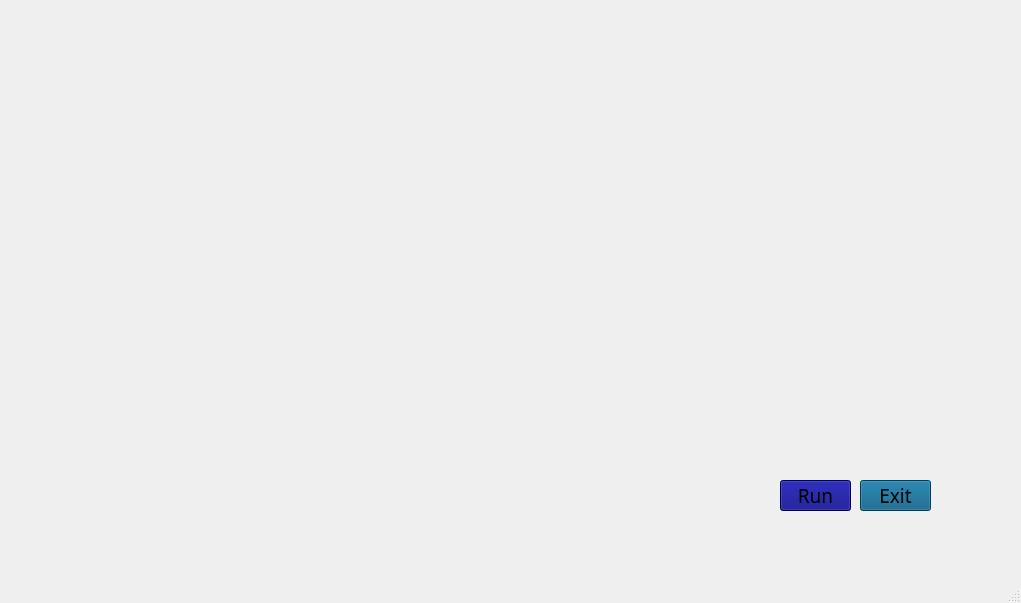
<?xml version="1.0" encoding="UTF-8"?>
<ui version="4.0">
 <class>MainWindow</class>
 <widget class="QMainWindow" name="MainWindow">
  <property name="geometry">
   <rect>
    <x>0</x>
    <y>0</y>
    <width>1021</width>
    <height>603</height>
   </rect>
  </property>
  <property name="windowTitle">
   <string>MainWindow</string>
  </property>
  <widget class="QWidget" name="centralwidget">
   <widget class="QLabel" name="label">
    <property name="geometry">
     <rect>
      <x>0</x>
      <y>0</y>
      <width>1021</width>
      <height>601</height>
     </rect>
    </property>
    <property name="text">
     <string/>
    </property>
    <property name="pixmap">
     <pixmap>Photos/pure-black-background-f82588d3.jpg</pixmap>
    </property>
    <property name="scaledContents">
     <bool>true</bool>
    </property>
   </widget>
   <widget class="QPushButton" name="pushButton">
    <property name="geometry">
     <rect>
      <x>780</x>
      <y>480</y>
      <width>71</width>
      <height>31</height>
     </rect>
    </property>
    <property name="font">
     <font>
      <family>RocknRoll One</family>
      <pointsize>14</pointsize>
      <weight>50</weight>
      <bold>false</bold>
     </font>
    </property>
    <property name="styleSheet">
     <string notr="true">background-color: rgb(0, 0, 127);
</string>
    </property>
    <property name="text">
     <string>Run</string>
    </property>
   </widget>
   <widget class="QPushButton" name="pushButton_2">
    <property name="geometry">
     <rect>
      <x>860</x>
      <y>480</y>
      <width>71</width>
      <height>31</height>
     </rect>
    </property>
    <property name="font">
     <font>
      <family>RocknRoll One</family>
      <pointsize>14</pointsize>
     </font>
    </property>
    <property name="styleSheet">
     <string notr="true">background-color: rgb(0, 85, 127);</string>
    </property>
    <property name="text">
     <string>Exit</string>
    </property>
   </widget>
   <widget class="QTextBrowser" name="textBrowser">
    <property name="geometry">
     <rect>
      <x>490</x>
      <y>20</y>
      <width>231</width>
      <height>41</height>
     </rect>
    </property>
    <property name="styleSheet">
     <string notr="true">background:transparent;
border-radius:none</string>
    </property>
   </widget>
   <widget class="QTextBrowser" name="textBrowser_2">
    <property name="geometry">
     <rect>
      <x>730</x>
      <y>20</y>
      <width>231</width>
      <height>41</height>
     </rect>
    </property>
    <property name="styleSheet">
     <string notr="true">background:transparent;
border-radius:none</string>
    </property>
   </widget>
   <widget class="QLabel" name="label_3">
    <property name="geometry">
     <rect>
      <x>0</x>
      <y>10</y>
      <width>331</width>
      <height>131</height>
     </rect>
    </property>
    <property name="text">
     <string/>
    </property>
    <property name="pixmap">
     <pixmap>Photos/GrotesqueFondBufeo-size_restricted.gif</pixmap>
    </property>
    <property name="scaledContents">
     <bool>true</bool>
    </property>
   </widget>
   <widget class="QLabel" name="label_2">
    <property name="geometry">
     <rect>
      <x>10</x>
      <y>220</y>
      <width>331</width>
      <height>161</height>
     </rect>
    </property>
    <property name="text">
     <string/>
    </property>
    <property name="pixmap">
     <pixmap>Photos/abstract-tech-sci-fi-hologram-frame-template-design-background_115579-397.jpg</pixmap>
    </property>
    <property name="scaledContents">
     <bool>true</bool>
    </property>
   </widget>
   <widget class="QLabel" name="label_4">
    <property name="geometry">
     <rect>
      <x>10</x>
      <y>380</y>
      <width>331</width>
      <height>161</height>
     </rect>
    </property>
    <property name="text">
     <string/>
    </property>
    <property name="pixmap">
     <pixmap>Photos/abstract-tech-sci-fi-hologram-frame-template-design-background_115579-397.jpg</pixmap>
    </property>
    <property name="scaledContents">
     <bool>true</bool>
    </property>
   </widget>
   <widget class="QLabel" name="label_5">
    <property name="geometry">
     <rect>
      <x>360</x>
      <y>150</y>
      <width>331</width>
      <height>191</height>
     </rect>
    </property>
    <property name="text">
     <string/>
    </property>
    <property name="pixmap">
     <pixmap>Photos/GoldenPoisedHerculesbeetle-small.gif</pixmap>
    </property>
    <property name="scaledContents">
     <bool>true</bool>
    </property>
   </widget>
   <widget class="QLabel" name="label_6">
    <property name="geometry">
     <rect>
      <x>706</x>
      <y>50</y>
      <width>231</width>
      <height>371</height>
     </rect>
    </property>
    <property name="text">
     <string/>
    </property>
    <property name="pixmap">
     <pixmap>Photos/f889323d87ae92dbd5da3b1193708dc3.gif</pixmap>
    </property>
    <property name="scaledContents">
     <bool>true</bool>
    </property>
   </widget>
  </widget>
  <widget class="QMenuBar" name="menubar">
   <property name="geometry">
    <rect>
     <x>0</x>
     <y>0</y>
     <width>1021</width>
     <height>21</height>
    </rect>
   </property>
  </widget>
  <widget class="QStatusBar" name="statusbar"/>
 </widget>
 <resources/>
 <connections/>
</ui>
